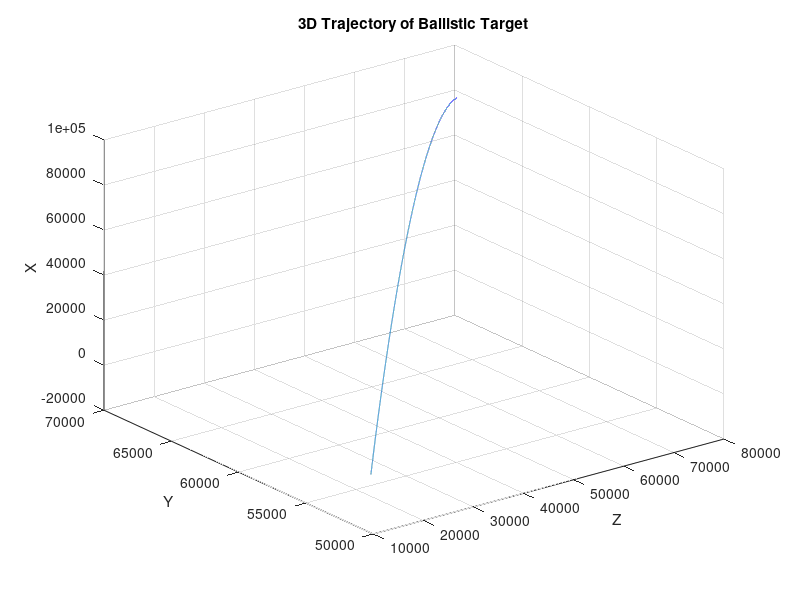

This chart was generated by the following MATLAB code: (Note: this script raises an error after producing the figure.)
% Used for Generating Ballistic Missile Trajectory

clc; clear all; close all;

g = 9.81;
dt = 0.01; 
tmax = 500;
N = tmax/dt; 

fid = fopen("Target_Trajectory.txt", 'w');

x = zeros(1,N);
y = zeros(1,N);
z = zeros(1,N);
vx = zeros(1,N);
vy = zeros(1,N);
vz = zeros(1,N);
time = zeros(1,N);
betaa = zeros(1,N);

% Initial conditions
x(1) = 85570.0;
y(1) = 67885.0;
z(1) = 74770.0;
vx(1) = 350.0;
vy(1) = -95.0;
vz(1) = -355.0;
beta = 10000;
time(1) = 0;
betaa(1) = 10000;

for i = 1:N-1
    betaa(i+1) = 10000;
    time(i+1) = time(i) + dt;
    rho = 0.1819*2*exp(-0.0001516584*(x(i)-11000));
    vt = sqrt(vx(i)^2 + vy(i)^2 + vz(i)^2);
    
    ax = -rho*vt*vx(i)/(2*beta) - g;
    ay = -rho*vt*vy(i)/(2*beta);
    az = -rho*vt*vz(i)/(2*beta);
    
    k1x = dt * vx(i);
    k1y = dt * vy(i);
    k1z = dt * vz(i);
    k1vx = dt * ax;
    k1vy = dt * ay;
    k1vz = dt * az;
    
    k2x = dt * (vx(i) + 0.5*k1vx);
    k2y = dt * (vy(i) + 0.5*k1vy);
    k2z = dt * (vz(i) + 0.5*k1vz);
    k2vx = dt * (-rho*vt*(vx(i)+0.5*k1vx)/(2*beta) - g);
    k2vy = dt * (-rho*vt*(vy(i)+0.5*k1vy)/(2*beta));
    k2vz = dt * (-rho*vt*(vz(i)+0.5*k1vz)/(2*beta));
    
    k3x = dt * (vx(i) + 0.5*k2vx);
    k3y = dt * (vy(i) + 0.5*k2vy);
    k3z = dt * (vz(i) + 0.5*k2vz);
    k3vx = dt * (-rho*vt*(vx(i)+0.5*k2vx)/(2*beta) - g);
    k3vy = dt * (-rho*vt*(vy(i)+0.5*k2vy)/(2*beta));
    k3vz = dt * (-rho*vt*(vz(i)+0.5*k2vz)/(2*beta));
    
    k4x = dt * (vx(i) + k3vx);
    k4y = dt * (vy(i) + k3vy);
    k4z = dt * (vz(i) + k3vz);
    k4vx = dt * (-rho*vt*(vx(i)+k3vx)/(2*beta) - g);
    k4vy = dt * (-rho*vt*(vy(i)+k3vy)/(2*beta));
    k4vz = dt * (-rho*vt*(vz(i)+k3vz)/(2*beta));
    
    x(i+1) = x(i) + (1/6)*(k1x + 2*k2x + 2*k3x + k4x);
    y(i+1) = y(i) + (1/6)*(k1y + 2*k2y + 2*k3y + k4y);
    z(i+1) = z(i) + (1/6)*(k1z + 2*k2z + 2*k3z + k4z);
    vx(i+1) = vx(i) + (1/6)*(k1vx + 2*k2vx + 2*k3vx + k4vx);
    vy(i+1) = vy(i) + (1/6)*(k1vy + 2*k2vy + 2*k3vy + k4vy);
    vz(i+1) = vz(i) + (1/6)*(k1vz + 2*k2vz + 2*k3vz + k4vz);
    
    fprintf(fid,'%6.4f %6.4f %6.4f %6.4f %6.4f %6.4f %6.4f %6.4f\n', time(i), x(i), y(i), z(i), vx(i), vy(i), vz(i), betaa(i));

    if x(i+1) <= 0
        disp(i+1);
        break; 
    end
end

fprintf(fid,'%6.4f %6.4f %6.4f %6.4f %6.4f %6.4f %6.4f %6.4f\n', time(i+1), x(i+1), y(i+1), z(i+1), vx(i+1), vy(i+1), vz(i+1), betaa(i+1));
fclose(fid);

x = x(1:i+1);
y = y(1:i+1);
z = z(1:i+1);
time = time(1:i+1);
betaa = betaa(1:i+1);

figure;
plot3(z, y, x);
xlabel('Z');
ylabel('Y');
zlabel('X');
title('3D Trajectory of Ballistic Target');
grid on;
ax = gca;
ax.GridLineStyle = ':';
ax.GridColor = [0, 0, 0]; 
ax.GridAlpha = 0.5; 

figure;
plot(time, x);
xlabel("Time");
ylabel("Height");
title("Height vs Time Plot");
grid on;
ax = gca;
ax.GridLineStyle = ':';
ax.GridColor = [0, 0, 0]; 
ax.GridAlpha = 1; 

